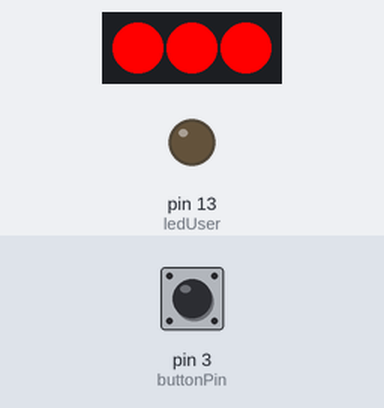
The sketch below on a simulated Arduino Uno, built with avr-gcc and run on an emulated ATmega328P. On the bench: 3 RGB LEDs in strip order, left to right, output pins drawn as LEDs (lit = HIGH). The test bench sets the inputs (shaded band); at power-on: pin 3 (buttonPin) LOW. Dim RGB values are drawn brighter than linear.

Above: at 1.2 s.
1.3 s: pin 3 (buttonPin) pulled HIGH for 0.15 s
At 1.51 s:
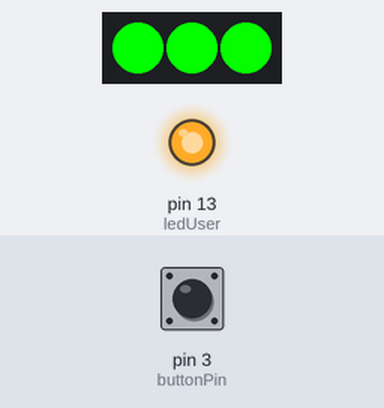
4.3 s: pin 3 (buttonPin) pulled HIGH for 3.2 s
At 4.55 s:
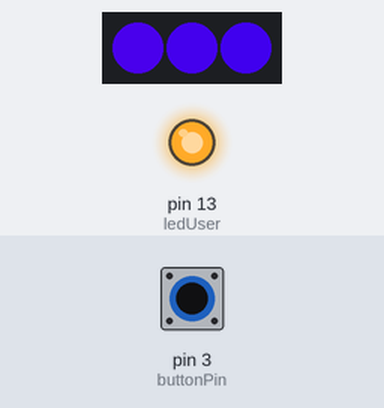
9.0 s: pin 3 (buttonPin) pulled HIGH for 3.2 s
At 9.13 s:
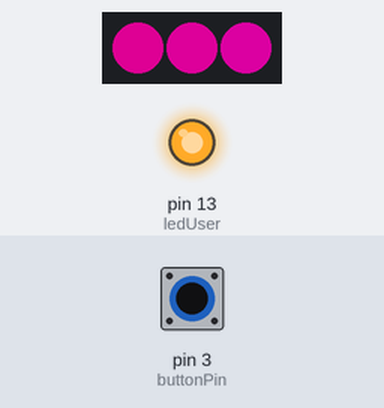
15.2 s: pin 3 (buttonPin) pulled HIGH for 3.2 s
At 16.13 s:
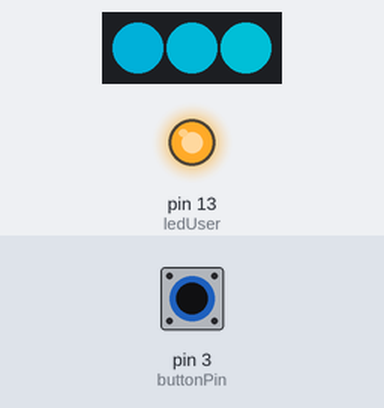
21.4 s: pin 3 (buttonPin) pulled HIGH for 1 s
At 23.14 s:
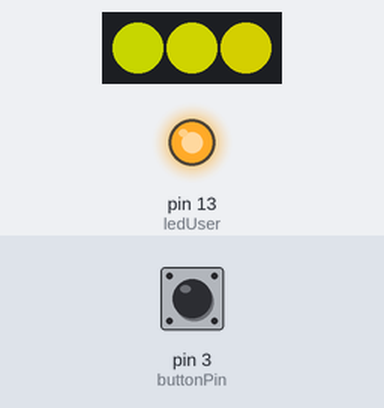
Timing chart, 0 to 29.0 s (numbered marks = the images above; inputs shaded):
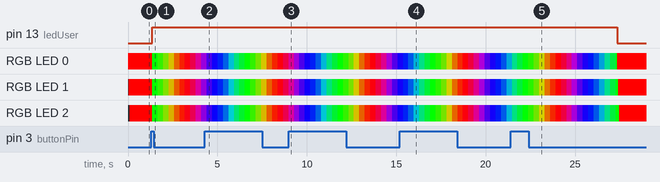

Measured:
- after the input at 1.3 s, pin 13 (ledUser): LOW → HIGH after 0.06 s; RGB LED 0: RGB(255, 0, 0) → RGB(0, 255, 0) after 0.06 s, → RGB(45, 210, 0) 0.30 s later, → RGB(90, 165, 0) 0.30 s later, → RGB(135, 120, 0) 0.30 s later, … (10 changes in this stretch)
- after the input at 4.3 s, pin 13 (ledUser): stays HIGH (without the input it goes to LOW after 2.3 s)
- after the input at 9.0 s, pin 13 (ledUser): stays HIGH (without the input it goes to LOW after 2.8 s)
- after the input at 15.2 s, pin 13 (ledUser): stays HIGH (without the input it goes to LOW after 1.8 s)
- after the input at 21.4 s, pin 13 (ledUser): HIGH → LOW after 6.0 s instead of 0.76 s

The sketch:

FrogINT.ino
```cpp
#include <Adafruit_NeoPixel.h>

const int buttonPin = 3;     // the number of the pushbutton pin
const int ledPin =  9;      // the number of the LED pin

#define PIN 9 //PIN for RGB

const int ledUser =  13;      // the number of the LED pin

// Parameter 1 = number of pixels in strip
// Parameter 2 = pin number (most are valid)
// Parameter 3 = pixel type flags, add together as needed:
//   NEO_KHZ800  800 KHz bitstream (most NeoPixel products w/WS2812 LEDs)
//   NEO_KHZ400  400 KHz (classic 'v1' (not v2) FLORA pixels, WS2811 drivers)
//   NEO_GRB     Pixels are wired for GRB bitstream (most NeoPixel products)
//   NEO_RGB     Pixels are wired for RGB bitstream (v1 FLORA pixels, not v2)
Adafruit_NeoPixel strip = Adafruit_NeoPixel(3, PIN, NEO_GRB + NEO_KHZ800);


// variables will change:
int buttonState = 0;         // variable for reading the pushbutton status


void setup() {

  pinMode(ledUser, OUTPUT);
  // initialize the pushbutton pin as an input:
  pinMode(buttonPin, INPUT);

  //initialize NeoPixel
  strip.begin();
  strip.show(); // Initialize all pixels to 'off'
}

void loop() {
  // put your main code here, to run repeatedly:


    // read the state of the pushbutton value:
  buttonState = digitalRead(buttonPin);

  // check if the pushbutton is pressed. If it is, the buttonState is HIGH:
  if (buttonState == HIGH) {
    // turn LED on:
    digitalWrite(ledUser, HIGH);
    rainbow(20);
  } else {
    // turn LED off:
    digitalWrite(ledUser, LOW);
    // Some example procedures showing how to display to the pixels:
    colorWipe(strip.Color(255, 0, 0), 50); // Red
  }

}


// Fill the dots one after the other with a color
void colorWipe(uint32_t c, uint8_t wait) {
  for(uint16_t i=0; i<strip.numPixels(); i++) {
      strip.setPixelColor(i, c);
      strip.show();
      delay(wait);
  }
}

void rainbow(uint8_t wait) {
  uint16_t i, j;

  for(j=0; j<256; j++) {
    for(i=0; i<strip.numPixels(); i++) {
      strip.setPixelColor(i, Wheel((i+j) & 255));
    }
    strip.show();
    delay(wait);
  }
}

// Input a value 0 to 255 to get a color value.
// The colours are a transition r - g - b - back to r.
uint32_t Wheel(byte WheelPos) {
  if(WheelPos < 85) {
   return strip.Color(WheelPos * 3, 255 - WheelPos * 3, 0);
  } else if(WheelPos < 170) {
   WheelPos -= 85;
   return strip.Color(255 - WheelPos * 3, 0, WheelPos * 3);
  } else {
   WheelPos -= 170;
   return strip.Color(0, WheelPos * 3, 255 - WheelPos * 3);
  }
}
```
